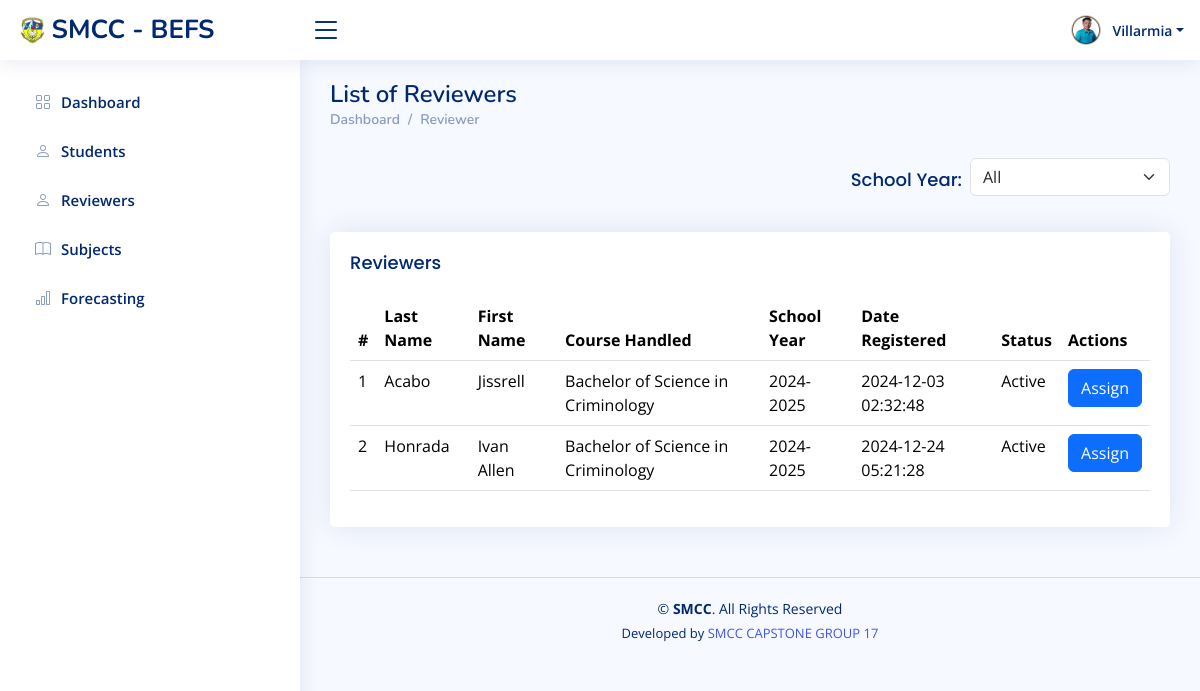
The app's page /dean/dean_reviewers.php?user_id=3 with its own data.
### tables this page shows
CREATE TABLE `users` (
  `id` int(11) NOT NULL,
  `username` varchar(255) DEFAULT NULL,
  `password` varchar(255) DEFAULT NULL,
  `type` varchar(255) DEFAULT NULL,
  `status` varchar(255) DEFAULT NULL,
  `fname` varchar(255) DEFAULT NULL,
  `lname` varchar(255) DEFAULT NULL,
  `profile_image` varchar(255) DEFAULT NULL,
  `date_created` datetime DEFAULT NULL,
  `logged_in` varchar(255) DEFAULT NULL
);

### dean/dean_reviewers.php (the view, shortened to what this page needs)
<?php
include('../dbconnect.php');
$user_id = isset($_REQUEST['user_id']) ? $_REQUEST['user_id'] : null;
$sql = "
    SELECT DISTINCT
        users.id AS f_id,
        users.lname AS lname,
        users.fname AS fname,
        course.description AS c_desc,
        school_year.description AS sy_desc,
        faculty_course_school_year.school_year_id AS school_year_id,
        faculty_course_school_year.course_id AS c_id,
        users.date_created AS date_created,
        users.`status` AS `status`
    FROM
        users
    INNER JOIN faculty_course_school_year
        ON faculty_course_school_year.user_id = users.id
    INNER JOIN course
        ON faculty_course_school_year.course_id = course.id
    INNER JOIN school_year
        ON faculty_course_school_year.school_year_id = school_year.id
    INNER JOIN dean_course
        ON faculty_course_school_year.course_id = dean_course.course_id
    WHERE
        users.type = 'REVIEWER'
        AND users.`status` = 'Active'
        AND dean_course.user_id = '" . mysqli_real_escape_string($conn, $user_id) . "'";
$sql .= " ORDER BY users.lname ASC";
$result = mysqli_query($conn, $sql) or die("Query Error: " . mysqli_error($conn));
$counter = 1;
?>
<!DOCTYPE html>
<html lang="en">
<head>
    <link href="../assets/vendor/bootstrap/css/bootstrap.min.css" rel="stylesheet">
    <link href="../assets/vendor/bootstrap-icons/bootstrap-icons.css" rel="stylesheet">
    <link href="../assets/vendor/boxicons/css/boxicons.min.css" rel="stylesheet">
    <link href="../assets/vendor/quill/quill.snow.css" rel="stylesheet">
    <link href="../assets/vendor/quill/quill.bubble.css" rel="stylesheet">
    <link href="../assets/vendor/remixicon/remixicon.css" rel="stylesheet">
    <link href="../assets/vendor/simple-datatables/style.css" rel="stylesheet">
    <link href="../assets/css/style.css" rel="stylesheet">
</head>
<body>
  <?php
    $query = mysqli_query($conn, "SELECT * FROM users WHERE id = '$user_id'") or die(mysqli_error($conn));
    if ($row = mysqli_fetch_array($query)) {
        $lname = ucfirst(strtolower($row['lname']));
    }
  ?>
  <?php include('dean_header.php'); ?>
  <?php include('dean_sidebar.php'); ?>
  <main id="main" class="main">
    <div class="pagetitle">
      <h1>List of Reviewers</h1>
      <nav>
        <ol class="breadcrumb">
          <li class="breadcrumb-item"><a href="dean_home_page.php?user_id=<?php echo $user_id; ?>">Dashboard</a></li>
          <li class="breadcrumb-item">Reviewer</li>
        </ol>
      </nav>
    </div>
    <section class="section">
    <form method="GET" action="dean_reviewers.php">
            <div class="d-flex align-items-center justify-content-end">
              <label for="school_year_filter" class="card-title me-2">School Year:</label>
              <select class="form-select" style="width: 200px;" name="school_year" id="school_year_filter" onchange="this.form.submit()">
                <option value="" selected>All</option>
              </select>
            </div>
          </form>
      <div class="row mt-4">
        <div class="col-lg-12">
          <div class="card">
            <div class="card-body">
              <h5 class="card-title">Reviewers</h5>
              <table class="table">
                <thead>
                  <tr>
                    <th>#</th>
                    <th>Last Name</th>
                    <th>First Name</th>
                    <th>Course Handled</th>
                    <th>School Year</th>
                    <th>Date Registered</th>
                    <th>Status</th>
                    <th>Actions</th>
                  </tr>
                </thead>
                <tbody>
                  <?php while ($row = mysqli_fetch_array($result)) { ?>
                    <tr>
                      <td><?php echo $counter++; ?></td>
                      <td><?php echo ucfirst($row['lname']); ?></td>
                      <td><?php echo ucfirst($row['fname']); ?></td>
                      <td><?php echo $row['c_desc']; ?></td>
                      <td><?php echo $row['sy_desc']; ?></td>
                      <td><?php echo $row['date_created']; ?></td>
                      <td><?php echo $row['status']; ?></td>
                      <td>
                        <a href="dean_reviewer_assign_subjects.php?user_id=<?php echo $user_id; ?>&faculty_id=<?php echo $row['f_id']; ?>&school_year=<?php echo $row['school_year_id']; ?>&course_id=<?php echo $row['c_id']; ?>" class="btn btn-primary">Assign</a>
                      </td>
                    </tr>
                  <?php } ?>
                </tbody>
              </table>
            </div>
          </div>
        </div>
      </div>
    </section>
  </main>
  <?php include('../footer.php'); ?>
</body>
</html>

### dean/dean_header.php (shortened to what this page needs)
<header id="header" class="header fixed-top d-flex align-items-center">
    <div class="d-flex align-items-center justify-content-between">
        <a href="dean_home_page.php?user_id=<?php echo $user_id; ?>" class="logo d-flex align-items-center">
            <img src="../images/Smcc_logo.gif" alt="">
            <span class="d-none d-lg-block">SMCC - BEFS</span>
        </a>
        <i class="bi bi-list toggle-sidebar-btn"></i>
    </div>
    <nav class="header-nav ms-auto">
        <ul class="d-flex align-items-center">
            <li class="nav-item dropdown pe-3">
                <a class="nav-link nav-profile d-flex align-items-center pe-0" href="#" id="navbarDropdown" data-bs-toggle="dropdown" aria-expanded="false">
                    <?php
                    $profile_image = !empty($row['profile_image']) ? $row['profile_image'] : '../assets/img/profile-img2.jpg';
                    ?>
                    <img src="<?php echo $profile_image; ?>" alt="Profile" class="rounded-circle">
                    <span class="d-none d-md-block dropdown-toggle ps-2"><?php echo $lname; ?></span>
                </a>
            </li>
        </ul>
    </nav>
</header>

### assets/css/style.css (style rules this page uses)
:root { scroll-behavior: smooth; }
body { font-family: "Open Sans", sans-serif; background: #f6f9ff; color: #444444; }
a { color: #4154f1; text-decoration: none; }
h1, h2, h3, h4, h5, h6 { font-family: "Nunito", sans-serif; }
#main { margin-top: 60px; padding: 20px 30px; transition: all 0.3s; }
.pagetitle { margin-bottom: 10px; }
.pagetitle h1 { font-size: 24px; margin-bottom: 0; font-weight: 600; color: #012970; }
.card { margin-bottom: 30px; border: none; border-radius: 5px; box-shadow: 0px 0 30px rgba(1, 41, 112, 0.1); }
.card-title { padding: 20px 0 15px 0; font-size: 18px; font-weight: 500; color: #012970; font-family: "Poppins", sans-serif; }
.card-body { padding: 0 20px 20px 20px; }
.breadcrumb { font-size: 14px; font-family: "Nunito", sans-serif; color: #899bbd; font-weight: 600; }
.breadcrumb a { color: #899bbd; transition: 0.3s; }
.breadcrumb .breadcrumb-item::before { color: #899bbd; }
.logo { line-height: 1; }
@media (min-width: 1200px) { .logo { width: 280px; } }
.logo img { max-height: 26px; margin-right: 6px; }
.logo span { font-size: 26px; font-weight: 700; color: #012970; font-family: "Nunito", sans-serif; }
.header { transition: all 0.5s; z-index: 997; height: 60px; box-shadow: 0px 2px 20px rgba(1, 41, 112, 0.1); background-color: #fff; padding-left: 20px; }
.header .toggle-sidebar-btn { font-size: 32px; padding-left: 10px; cursor: pointer; color: #012970; }
.header-nav ul { list-style: none; }
.header-nav>ul { margin: 0; padding: 0; }
.header-nav .nav-profile { color: #012970; }
.header-nav .nav-profile img { max-height: 36px; }
.header-nav .nav-profile span { font-size: 14px; font-weight: 600; }
@media (min-width: 1200px) { #main, #footer { margin-left: 300px; } }

### records on screen
users: profile_image (picture), lname "Villarmia"
users: lname "Acabo", fname "Jissrell", c_desc "Bachelor of Science in Criminology", sy_desc "2024-2025", date_created "2024-12-03 02:32:48", status "Active"
users: lname "Honrada", fname "Ivan Allen", c_desc "Bachelor of Science in Criminology", sy_desc "2024-2025", date_created "2024-12-24 05:21:28", status "Active"
